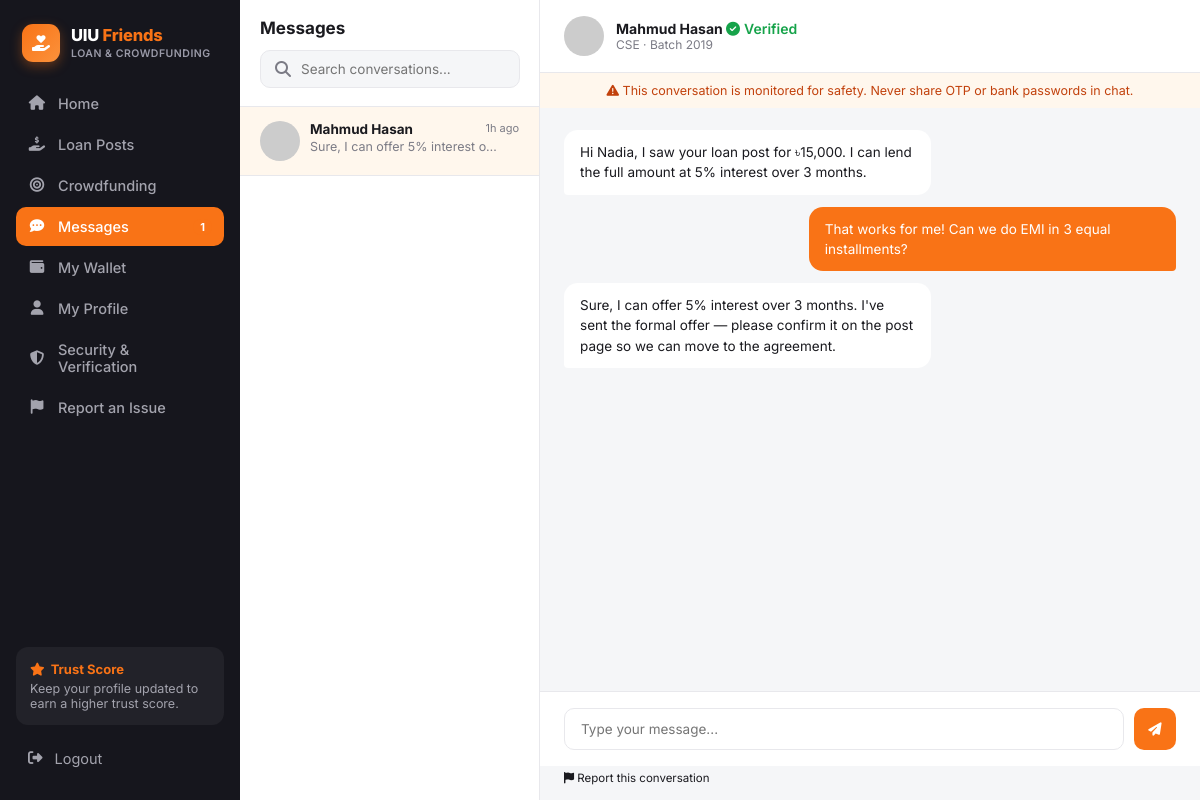
The app's page /messages.php (signed in) with its own data.
### tables this page shows
CREATE TABLE users (
    id                      INT AUTO_INCREMENT PRIMARY KEY,
    full_name               VARCHAR(120)  NOT NULL,
    email                   VARCHAR(150)  NOT NULL UNIQUE,
    password_hash           VARCHAR(255)  NOT NULL,
    student_id              VARCHAR(30)   NOT NULL UNIQUE,
    department              VARCHAR(20)   NOT NULL,
    batch                   VARCHAR(10)   NOT NULL,
    phone                   VARCHAR(20)   DEFAULT NULL,
    avatar                  VARCHAR(255)  DEFAULT 'assets/img/default-avatar.svg',
    role                    ENUM('user','admin') NOT NULL DEFAULT 'user',
    trust_score             DECIMAL(3,2)  NOT NULL DEFAULT 4.00,
    uiu_id_verified         TINYINT(1)    NOT NULL DEFAULT 0,
    email_verified          TINYINT(1)    NOT NULL DEFAULT 0,
    phone_verified          TINYINT(1)    NOT NULL DEFAULT 0,
    payment_linked          TINYINT(1)    NOT NULL DEFAULT 0,
    agreement_accepted      TINYINT(1)    NOT NULL DEFAULT 0,
     
    nid_number              VARCHAR(20)   DEFAULT NULL UNIQUE,
    date_of_birth           DATE          DEFAULT NULL,
    address                 VARCHAR(255)  DEFAULT NULL,
    nid_front               VARCHAR(255)  DEFAULT NULL,
    nid_back                VARCHAR(255)  DEFAULT NULL,
    nid_status              ENUM('not_submitted','pending','verified','rejected') NOT NULL DEFAULT 'not_submitted',
    nid_reject_reason       VARCHAR(255)  DEFAULT NULL,
    nid_submitted_at        DATETIME      DEFAULT NULL,
    status                  ENUM('active','suspended') NOT NULL DEFAULT 'active',
    created_at              DATETIME      NOT NULL DEFAULT CURRENT_TIMESTAMP
);

CREATE TABLE messages (
    id              INT AUTO_INCREMENT PRIMARY KEY,
    sender_id       INT NOT NULL,
    receiver_id     INT NOT NULL,
    loan_post_id    INT DEFAULT NULL,
    body            TEXT NOT NULL,
    is_read         TINYINT(1) NOT NULL DEFAULT 0,
    reported        TINYINT(1) NOT NULL DEFAULT 0,
    created_at      DATETIME NOT NULL DEFAULT CURRENT_TIMESTAMP,
    FOREIGN KEY (sender_id) REFERENCES users(id) ON DELETE CASCADE,
    FOREIGN KEY (receiver_id) REFERENCES users(id) ON DELETE CASCADE,
    FOREIGN KEY (loan_post_id) REFERENCES loan_posts(id) ON DELETE SET NULL
);

### includes/functions.php (called while the page is built, shortened)
<?php
require_once __DIR__ . '/../config/db.php';
function is_logged_in(): bool {
    return isset($_SESSION['user_id']);
}
function require_login(): void {
    $u = current_user();
}
function current_user(): ?array {
    global $pdo;
    static $cache = null;
    if ($cache !== null) return $cache;
    $stmt = $pdo->prepare("SELECT * FROM users WHERE id = ?");
    $stmt->execute([$_SESSION['user_id']]);
    $cache = $stmt->fetch();
    return $cache;
}
function e(?string $str): string {
    return htmlspecialchars($str ?? '', ENT_QUOTES, 'UTF-8');
}
function time_ago(string $datetime): string {
    $diff = time() - strtotime($datetime);
    if ($diff < 86400) return floor($diff / 3600) . 'h ago';
    return floor($diff / 86400) . 'd ago';
}

### messages.php (the view, shortened to what this page needs)
<?php
require_once __DIR__ . '/includes/functions.php';
require_login();
$u = current_user();
$convStmt = $pdo->prepare("
    SELECT other_id, MAX(created_at) last_time FROM (
        SELECT CASE WHEN sender_id=? THEN receiver_id ELSE sender_id END AS other_id, created_at
        FROM messages WHERE sender_id=? OR receiver_id=?
    ) t GROUP BY other_id ORDER BY last_time DESC");
$convStmt->execute([$u['id'], $u['id'], $u['id']]);
$convs = $convStmt->fetchAll();
$activeTo = (int)($_GET['to'] ?? ($convs[0]['other_id'] ?? 0));
if ($activeTo) {
    $pdo->prepare("UPDATE messages SET is_read=1 WHERE sender_id=? AND receiver_id=?")->execute([$activeTo, $u['id']]);
}
$partner = null;
if ($activeTo) {
    $stmt = $pdo->prepare("SELECT * FROM users WHERE id=?");
    $stmt->execute([$activeTo]);
    $partner = $stmt->fetch();
}
$thread = [];
if ($activeTo) {
    $stmt = $pdo->prepare("SELECT * FROM messages WHERE (sender_id=? AND receiver_id=?) OR (sender_id=? AND receiver_id=?) ORDER BY created_at ASC");
    $stmt->execute([$u['id'], $activeTo, $activeTo, $u['id']]);
    $thread = $stmt->fetchAll();
}
function conv_preview($pdo, $me, $other) {
    $stmt = $pdo->prepare("SELECT body FROM messages WHERE (sender_id=? AND receiver_id=?) OR (sender_id=? AND receiver_id=?) ORDER BY created_at DESC LIMIT 1");
    $stmt->execute([$me,$other,$other,$me]);
    $r = $stmt->fetch();
    return $r ? $r['body'] : '';
}
include __DIR__ . '/includes/header.php';
?>
<div class="app-shell">
  <?php include __DIR__ . '/includes/sidebar.php'; ?>
  <div class="main-area">
    <div class="messages-shell">
      <div class="conv-list">
        <div class="conv-list-head"><h2>Messages</h2>
          <div class="search-box"><i class="fa-solid fa-magnifying-glass"></i><input type="text" placeholder="Search conversations..."></div>
        </div>
        <div style="overflow-y:auto;">
        <?php foreach ($convs as $cv):
            $stmt = $pdo->prepare("SELECT * FROM users WHERE id=?"); $stmt->execute([$cv['other_id']]); $ou = $stmt->fetch();
        ?>
          <a href="messages.php?to=<?= $ou['id'] ?>" class="conv-item <?= $ou['id']==$activeTo?'active':'' ?>">
            <img src="<?= e($ou['avatar']) ?>" alt="">
            <div style="flex:1;min-width:0;">
              <div class="name"><span><?= e($ou['full_name']) ?></span><span style="font-weight:400;color:var(--text-muted);font-size:11px;"><?= time_ago($cv['last_time']) ?></span></div>
              <div class="preview"><?= e(conv_preview($pdo, $u['id'], $ou['id'])) ?></div>
            </div>
          </a>
        <?php endforeach; ?>
        </div>
      </div>
      <div class="chat-area">
        <?php if ($partner): ?>
        <div class="chat-head">
          <img src="<?= e($partner['avatar']) ?>" alt="">
          <div>
            <div style="font-weight:700;font-size:14px;"><?= e($partner['full_name']) ?> <?= $partner['uiu_id_verified'] ? '<span class="badge-verified"><i class="fa-solid fa-circle-check"></i> Verified</span>' : '' ?></div>
            <div style="font-size:12px;color:var(--text-muted);"><?= e($partner['department']) ?> · Batch <?= e($partner['batch']) ?></div>
          </div>
        </div>
        <div class="chat-warning"><i class="fa-solid fa-triangle-exclamation"></i> This conversation is monitored for safety. Never share OTP or bank passwords in chat.</div>
        <div class="chat-body">
          <?php foreach ($thread as $m): ?>
            <div class="bubble <?= $m['sender_id']==$u['id']?'out':'in' ?>"><?= nl2br(e($m['body'])) ?></div>
          <?php endforeach; ?>
        </div>
        <form class="chat-input" method="post">
          <input type="text" name="body" placeholder="Type your message..." required autocomplete="off">
          <button type="submit"><i class="fa-solid fa-paper-plane"></i></button>
        </form>
        <div style="padding:0 24px 14px;">
          <a href="report.php?type=chat&user=<?= $partner['id'] ?>&category=abusive_chat" class="link-btn danger" style="font-size:11.5px;"><i class="fa-solid fa-flag"></i> Report this conversation</a>
        </div>
        <?php else: ?>
          <div class="empty-state" style="margin:auto;"><i class="fa-regular fa-comments"></i><p>Select a conversation to start chatting.</p></div>
        <?php endif; ?>
      </div>
    </div>
  </div>
</div>
</body>
</html>

### assets/css/style.css (style rules this page uses)
:root { --orange: #f97316; --orange-dark: #ea580c; --sidebar-bg: #16161d; --sidebar-text: #a3a3ad; --sidebar-active: #f97316; --bg: #f5f6f8; --card-bg: #ffffff; --border: #e8e8ec; --text-dark: #1a1a1f; --text-muted: #7b7b85; --green: #16a34a; --radius: 14px; --shadow: 0 1px 3px rgba(0,0,0,.06), 0 1px 2px rgba(0,0,0,.04); }
* { box-sizing: border-box; }
body { margin: 0; font-family: 'Inter', -apple-system, BlinkMacSystemFont, 'Segoe UI', sans-serif; background: var(--bg); color: var(--text-dark); }
a { text-decoration: none; color: inherit; }
img { max-width: 100%; display: block; }
button { font-family: inherit; cursor: pointer; }
input, select, textarea { font-family: inherit; }
.app-shell { display: flex; min-height: 100vh; }
.main-area { flex: 1; min-width: 0; display: flex; flex-direction: column; }
.badge-verified { color: var(--green); font-weight: 600; display:inline-flex; align-items:center; gap:4px; }
.search-box { display: flex; align-items: center; gap: 8px; background: var(--bg); border: 1px solid var(--border); border-radius: 10px; padding: 9px 14px; width: 260px; color: var(--text-muted); }
.search-box input { border: none; background: transparent; outline: none; width: 100%; font-size: 13.5px; color: var(--text-dark); }
.messages-shell { display: flex; height: calc(100vh - 0px); }
.conv-list { width: 300px; border-right: 1px solid var(--border); background: #fff; display: flex; flex-direction: column; }
.conv-list-head { padding: 18px 20px; border-bottom: 1px solid var(--border); }
.conv-list-head h2 { margin: 0 0 12px; font-size: 17px; }
.conv-item { display: flex; gap: 10px; padding: 14px 20px; border-bottom: 1px solid var(--border); }
.conv-item.active { background: #fff7ed; }
.conv-item img { width: 40px; height: 40px; border-radius: 50%; object-fit: cover; }
.conv-item .name { font-size: 13.5px; font-weight: 700; display: flex; justify-content: space-between; }
.conv-item .preview { font-size: 12.5px; color: var(--text-muted); margin-top: 2px; white-space: nowrap; overflow: hidden; text-overflow: ellipsis; max-width: 190px; }
.chat-area { flex: 1; display: flex; flex-direction: column; background: var(--bg); }
.chat-head { padding: 16px 24px; background: #fff; border-bottom: 1px solid var(--border); display: flex; align-items: center; gap: 12px; }
.chat-head img { width: 40px; height: 40px; border-radius: 50%; }
.chat-warning { background: #fff7ed; color: #c2410c; text-align: center; font-size: 12.5px; padding: 10px; }
.chat-body { flex: 1; padding: 22px 24px; overflow-y: auto; display: flex; flex-direction: column; gap: 12px; }
.bubble { max-width: 60%; padding: 12px 16px; border-radius: 14px; font-size: 13.5px; line-height: 1.5; }
.bubble.in { background: #fff; align-self: flex-start; border-bottom-left-radius: 4px; }
.bubble.out { background: var(--orange); color: #fff; align-self: flex-end; border-bottom-right-radius: 4px; }
.chat-input { display: flex; gap: 10px; padding: 16px 24px; background: #fff; border-top: 1px solid var(--border); }
.chat-input input { flex: 1; border: 1px solid var(--border); border-radius: 10px; padding: 12px 16px; outline: none; font-size: 13.5px; }
.chat-input button { width: 42px; height: 42px; border-radius: 10px; background: var(--orange); color: #fff; border: none; }

### records on screen
users: full_name "Mahmud Hasan", department "CSE", batch "2019"
messages: body "Hi Nadia, I saw your loan post for ৳15,000. I can lend the full amount at 5% interest over 3 months."
messages: body "That works for me! Can we do EMI in 3 equal installments?"
messages: body "Sure, I can offer 5% interest over 3 months. I've sent the formal offer — please confirm it on the post page so we can move to the agreement."

### other values on screen
$item['label'] "Home"
$item['label'] "Loan Posts"
$item['label'] "Crowdfunding"
$item['label'] "Messages"
$unread "1"
$item['label'] "My Wallet"
$item['label'] "My Profile"
$item['label'] "Security & Verification"
$item['label'] "Report an Issue"
time_ago($cv['last_time']) "1h ago"
conv_preview($pdo, $u['id'], $ou['id']) "Sure, I can offer 5% interest o…"
